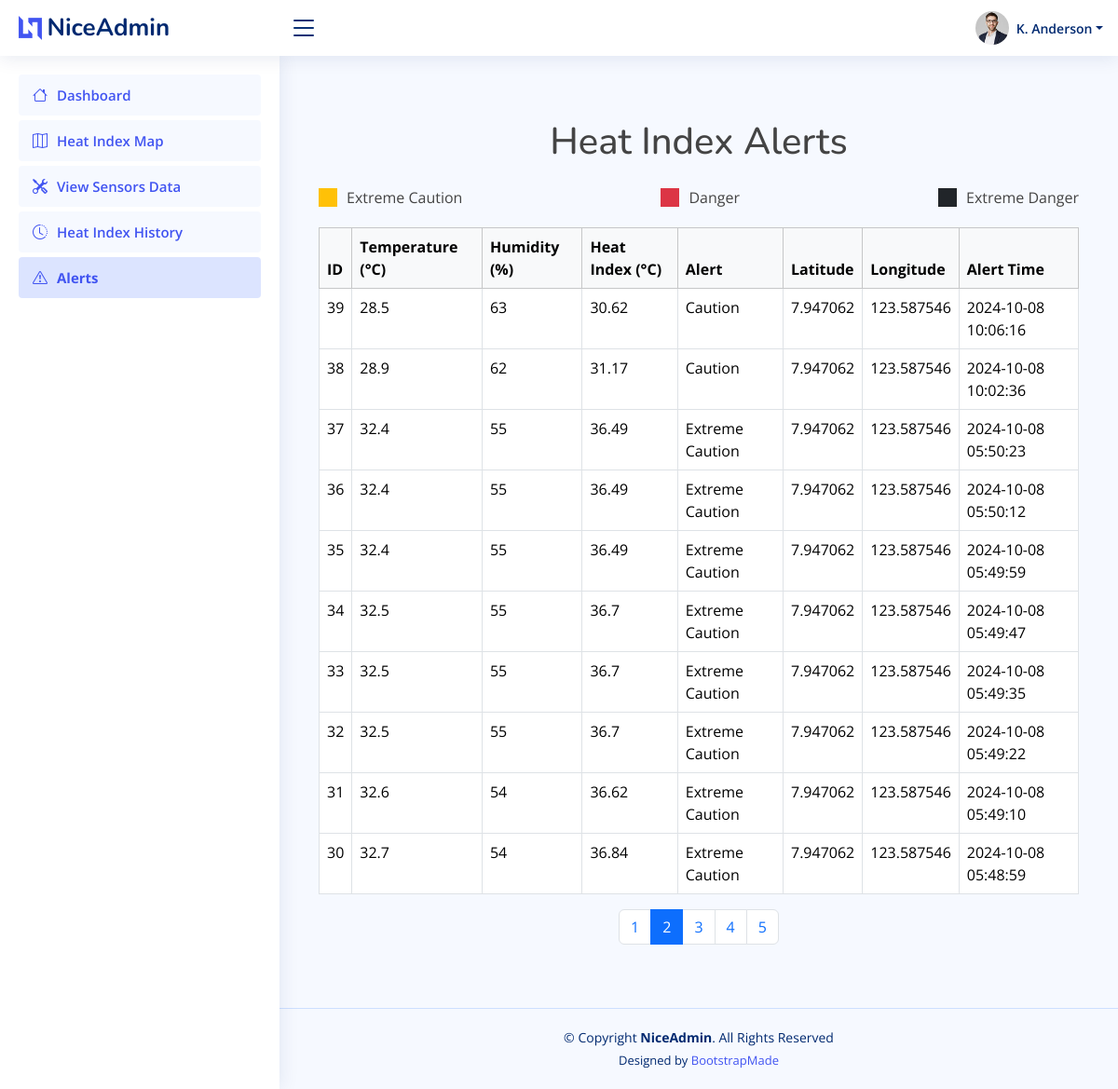
Screenshot of /admin/view/alerts.php?page=2 (signed in) with the database file from the repository.
### tables this page shows
CREATE TABLE `sensor_readings` (
  `id` int(11) NOT NULL,
  `temperature` float DEFAULT NULL,
  `humidity` float DEFAULT NULL,
  `heat_index` float DEFAULT NULL,
  `alert` varchar(50) DEFAULT NULL,
  `latitude` varchar(50) DEFAULT NULL,
  `longitude` varchar(50) DEFAULT NULL,
  `alert_time` timestamp NOT NULL DEFAULT current_timestamp()
);

### admin/view/alerts.php (the view, shortened to what this page needs)
<?php
$conn = dbConnect();
$limit = 10;
$page = isset($_GET['page']) ? (int)$_GET['page'] : 1;
$offset = ($page - 1) * $limit;
$totalResultsQuery = "SELECT COUNT(*) AS total FROM sensor_readings";
$totalResults = $conn->query($totalResultsQuery);
$totalRecords = $totalResults->fetch_assoc()['total'];
$totalPages = ceil($totalRecords / $limit);
$query = "SELECT * FROM sensor_readings ORDER BY alert_time DESC LIMIT $limit OFFSET $offset";
$result = $conn->query($query);
function getAlertClass($alert) {
    switch ($alert) {
        case 'Extreme Caution':
            return 'bg-warning';
        default:
            return 'bg-light';
    }
}
?>
<!DOCTYPE html>
<html lang="en">
<head>
<?php include '../components/head.php'; ?>
</head>
<body>
        <?php include '../components/header.php'; ?>
<?php include '../components/sidebar.php'; ?>
<main id="main" class="main">
<div class="container my-5">
    <h1 class="text-center mb-4">Heat Index Alerts</h1>
    <div class="legend">
        <div class="d-flex align-items-center">
            <div class="legend-color bg-warning"></div>Extreme Caution
        </div>
        <div class="d-flex align-items-center">
            <div class="legend-color bg-danger text-white"></div>Danger
        </div>
        <div class="d-flex align-items-center">
            <div class="legend-color bg-dark text-white"></div>Extreme Danger
        </div>
    </div>
    <div class="table-responsive">
        <table class="table table-bordered">
            <thead class="table-light">
                <tr>
                    <th>ID</th>
                    <th>Temperature (°C)</th>
                    <th>Humidity (%)</th>
                    <th>Heat Index (°C)</th>
                    <th>Alert</th>
                    <th>Latitude</th>
                    <th>Longitude</th>
                    <th>Alert Time</th>
                </tr>
            </thead>
            <tbody>
                <?php if ($result && $result->num_rows > 0): ?>
                    <?php while ($row = $result->fetch_assoc()): ?>
                        <tr class="<?= getAlertClass($row['alert']) ?>">
                            <td><?= $row['id'] ?></td>
                            <td><?= $row['temperature'] ?></td>
                            <td><?= $row['humidity'] ?></td>
                            <td><?= $row['heat_index'] ?></td>
                            <td><?= $row['alert'] ?></td>
                            <td><?= $row['latitude'] ?></td>
                            <td><?= $row['longitude'] ?></td>
                            <td><?= $row['alert_time'] ?></td>
                        </tr>
                    <?php endwhile; ?>
                <?php else: ?>
                    <tr>
                        <td colspan="8" class="text-center">No data available</td>
                    </tr>
                <?php endif; ?>
            </tbody>
        </table>
    </div>
    <nav aria-label="Page navigation">
        <ul class="pagination justify-content-center">
            <?php for ($i = 1; $i <= $totalPages; $i++): ?>
                <li class="page-item <?= $i == $page ? 'active' : '' ?>">
                    <a class="page-link" href="?page=<?= $i ?>"><?= $i ?></a>
                </li>
            <?php endfor; ?>
        </ul>
    </nav>
</div>
</main>
   <?php include '../components/footer.php'; ?>
</body>
</html>

### assets/css/style.css (style rules this page uses)
:root { scroll-behavior: smooth; }
body { font-family: "Open Sans", sans-serif; background: #f6f9ff; color: #444444; }
a { color: #4154f1; text-decoration: none; }
h1, h2, h3, h4, h5, h6 { font-family: "Nunito", sans-serif; }
#main { margin-top: 60px; padding: 20px 30px; transition: all 0.3s; }
@media (min-width: 1200px) { #main, #footer { margin-left: 300px; } }

### admin/view/alerts.php (style rules this page uses)
.table-responsive { margin-top: 20px; }
.legend { display: flex; justify-content: space-between; margin-bottom: 20px; }
.legend-color { width: 20px; height: 20px; margin-right: 10px; }

### rows the page displays
sensor_readings: id "39", temperature "28.5", humidity "63", heat_index "30.62", alert "Caution", latitude "7.947062", longitude "123.587546", alert_time "2024-10-08 10:06:16"
sensor_readings: id "38", temperature "28.9", humidity "62", heat_index "31.17", alert "Caution", latitude "7.947062", longitude "123.587546", alert_time "2024-10-08 10:02:36"
sensor_readings: id "37", temperature "32.4", humidity "55", heat_index "36.49", alert "Extreme Caution", latitude "7.947062", longitude "123.587546", alert_time "2024-10-08 05:50:23"
sensor_readings: id "36", temperature "32.4", humidity "55", heat_index "36.49", alert "Extreme Caution", latitude "7.947062", longitude "123.587546", alert_time "2024-10-08 05:50:12"
sensor_readings: id "35", temperature "32.4", humidity "55", heat_index "36.49", alert "Extreme Caution", latitude "7.947062", longitude "123.587546", alert_time "2024-10-08 05:49:59"
sensor_readings: id "34", temperature "32.5", humidity "55", heat_index "36.7", alert "Extreme Caution", latitude "7.947062", longitude "123.587546", alert_time "2024-10-08 05:49:47"
sensor_readings: id "33", temperature "32.5", humidity "55", heat_index "36.7", alert "Extreme Caution", latitude "7.947062", longitude "123.587546", alert_time "2024-10-08 05:49:35"
sensor_readings: id "32", temperature "32.5", humidity "55", heat_index "36.7", alert "Extreme Caution", latitude "7.947062", longitude "123.587546", alert_time "2024-10-08 05:49:22"
sensor_readings: id "31", temperature "32.6", humidity "54", heat_index "36.62", alert "Extreme Caution", latitude "7.947062", longitude "123.587546", alert_time "2024-10-08 05:49:10"
sensor_readings: id "30", temperature "32.7", humidity "54", heat_index "36.84", alert "Extreme Caution", latitude "7.947062", longitude "123.587546", alert_time "2024-10-08 05:48:59"

### other values shown
$item['label'] "Dashboard"
$item['label'] "Heat Index Map"
$item['label'] "View Sensors Data"
$item['label'] "Heat Index History"
$item['label'] "Alerts"
